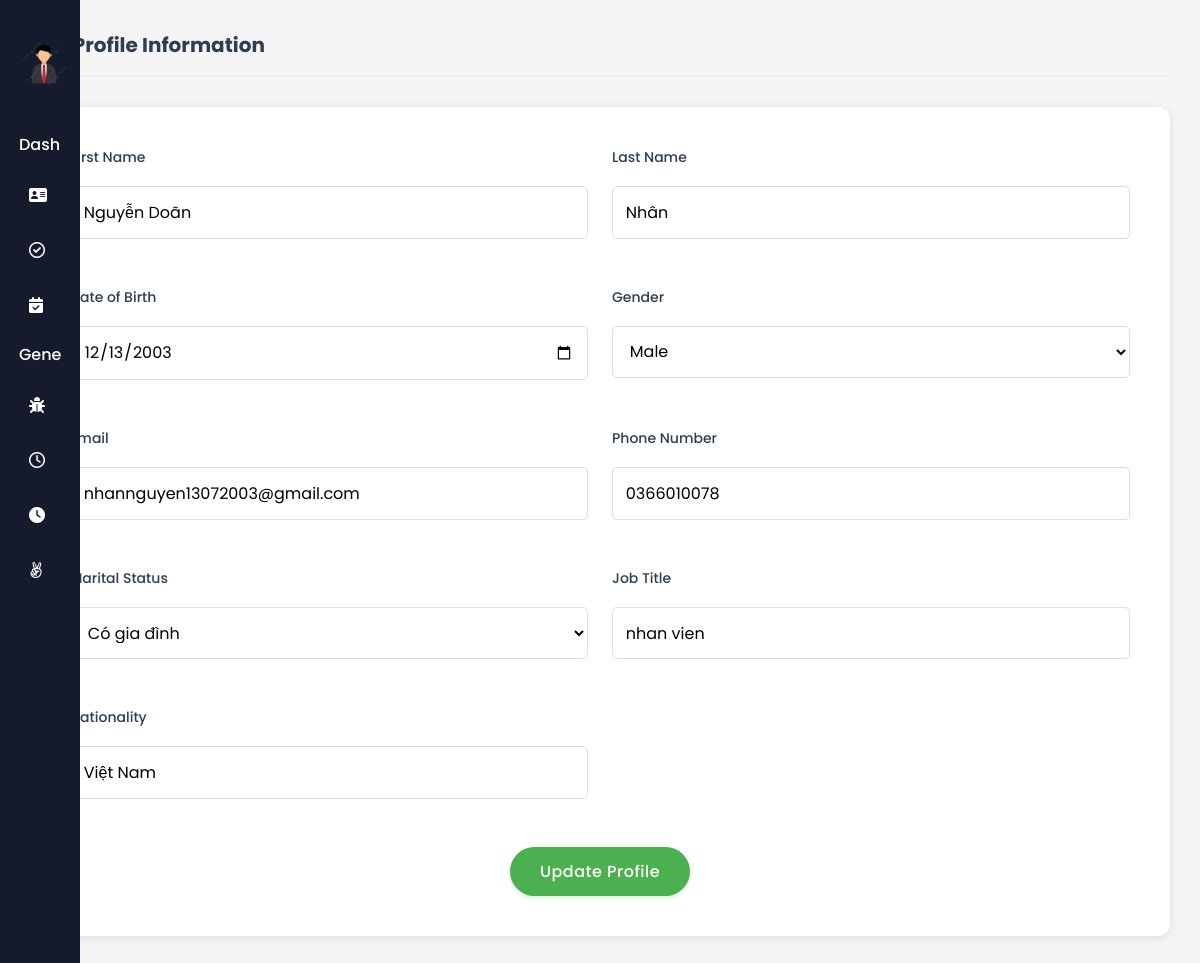
The page /index.php?action=editProfile (signed in) on the database its author committed.
### tables this page shows
CREATE TABLE `employee` (
  `EmployeeID` int(11) NOT NULL,
  `Username` varchar(50) NOT NULL,
  `Password` varchar(100) NOT NULL,
  `FirstName` varchar(50) DEFAULT NULL,
  `LastName` varchar(50) DEFAULT NULL,
  `DateOfBirth` date DEFAULT NULL,
  `Gender` enum('male','female','other') DEFAULT NULL,
  `IdentityNumber` varchar(20) DEFAULT NULL,
  `IdentityIssuedDate` date DEFAULT NULL,
  `IdentityIssuedPlace` varchar(100) DEFAULT NULL,
  `Email` varchar(100) DEFAULT NULL,
  `PhoneNumber` varchar(20) DEFAULT NULL,
  `MaritalStatus` enum('Có gia đình','Độc thân') DEFAULT NULL,
  `Hometown` varchar(100) DEFAULT NULL,
  `PlaceOfBirth` varchar(100) DEFAULT NULL,
  `Nationality` varchar(50) DEFAULT NULL,
  `Role` enum('giam doc','nhan vien','ke toan') DEFAULT NULL,
  `HourlyRate` decimal(10,2) NOT NULL
);

### controllers/UserController.php (called while the page is built, shortened)
<?php
require_once 'models/UserModel.php';
class UserController {
    private $userModel;
    public function __construct($pdo) {
        $this->userModel = new UserModel($pdo);
    }
    public function editProfile() {
        $employeeID = $_SESSION['id'];
        $userInfo = $this->userModel->getUserInfo($employeeID);
        include 'views/editProfile.php';
    }
}
?>

### models/UserModel.php (called while the page is built, shortened)
<?php
class UserModel {
    protected $pdo;
    public function __construct($pdo) {
        $this->pdo = $pdo;
    }
    public function getUserInfo($employeeID) {
        $sql = "SELECT * FROM employee WHERE EmployeeID = :employeeID";
        $stmt = $this->pdo->prepare($sql);
        $stmt->bindParam(':employeeID', $employeeID);
        $stmt->execute();
        return $stmt->fetch(PDO::FETCH_ASSOC);
    }
}
?>

### views/editProfile.php (the view, shortened to what this page needs)
<!DOCTYPE html>
<html lang="en">
<head>
    <link rel="stylesheet" href="assets/css/employee.css" />
    <link
      rel="stylesheet"
      href="https://cdnjs.cloudflare.com/ajax/libs/font-awesome/6.0.0-beta3/css/all.min.css"
    />
</head>
<body>
            <?php
                if ($_SESSION['role'] === 'nhan vien') {
                    include 'views/layouts/sidebar.php';
                } else if ($_SESSION['role'] === 'giam doc') {
                    include 'views/layouts/sidebar_director.php';
                } else {
                    include 'views/layouts/sidebar_accountant.php';
                }
        ?>
    <div class="main-content">
    <h2>Edit Profile Information</h2>
    <form method="POST" action="index.php?action=update_Profile" class="personal-info-form">
        <div class="form-row">
        <div class="form-group">
            <label for="first-name">First Name</label>
            <input type="text" id="first-name" name="FirstName" value="<?php echo htmlspecialchars($userInfo['FirstName']); ?>" required>
        </div>
        <div class="form-group">
            <label for="last-name">Last Name</label>
            <input type="text" id="last-name" name="LastName" value="<?php echo htmlspecialchars($userInfo['LastName']); ?>" required>
        </div>
        </div>
        <div class="form-row">
        <div class="form-group">
            <label for="dob">Date of Birth</label>
            <input type="date" id="dob" name="DateOfBirth" value="<?php echo htmlspecialchars($userInfo['DateOfBirth']); ?>" required>
        </div>
        <div class="form-group">
            <label for="gender">Gender</label>
            <select id="gender" name="Gender" required>
            <option value="male" <?php echo ($userInfo['Gender'] == 'male') ? 'selected' : ''; ?>>Male</option>
            </select>
        </div>
        </div>
        <div class="form-row">
        <div class="form-group">
            <label for="email">Email</label>
            <input type="email" id="email" name="Email" value="<?php echo htmlspecialchars($userInfo['Email']); ?>" required>
        </div>
        <div class="form-group">
            <label for="phone">Phone Number</label>
            <input type="tel" id="phone" name="PhoneNumber" pattern="^[0-9]{10}$" title="Phone number must be 10 digits"  value="<?php echo htmlspecialchars($userInfo['PhoneNumber']); ?>" required>
        </div>
        </div>
        <div class="form-row">
        <div class="form-group">
            <label for="marital-status">Marital Status</label>
            <select id="marital-status" name="MaritalStatus" required>
            <option value="Có gia đình" <?php echo ($userInfo['MaritalStatus'] == 'Có gia đình') ? 'selected' : ''; ?>>Có gia đình</option>
            </select>
        </div>
        <div class="form-group">
            <label for="role">Job Title</label>
            <input type="text" id="role" name="Role" value="<?php echo htmlspecialchars($userInfo['Role']); ?>" readonly>
        </div>
        </div>
        <div class="form-row">
        <div class="form-group">
            <label for="nationality">Nationality</label>
            <input type="text" id="nationality" name="Nationality" value="<?php echo htmlspecialchars($userInfo['Nationality']); ?>" required>
        </div>
        </div>
        <button type="submit" class="update-button">Update Profile</button>
    </form>
    </div>
</body>
</html>

### assets/css/employee.css (style rules this page uses)
* { margin: 0; padding: 0; box-sizing: border-box; font-family: "Poppins", sans-serif; }
body { min-height: 100vh; background: #f0f4ff; font-family: Arial, sans-serif; margin: 0; padding: 0; background-color: #f5f5f5; }
.main-content { padding: 30px; max-width: 1200px; margin: 0 auto; }
.personal-info-form { background: white; padding: 40px; border-radius: 12px; box-shadow: 0 2px 10px rgba(0, 0, 0, 0.1); }
h2 { color: #2c3e50; font-size: 20px; margin-bottom: 30px; padding-bottom: 15px; border-bottom: 2px solid #eee; }
.form-row { display: grid; grid-template-columns: repeat(3, 1fr); gap: 30px; margin-bottom: 30px; }
.form-group { display: flex; flex-direction: column; gap: 10px; }
.form-group label { font-weight: 500; color: #4a5568; font-size: 14px; }
.form-group input, .form-group select { width: 100%; padding: 12px 15px; border: 1px solid #e2e8f0; border-radius: 8px; font-size: 14px; transition: all 0.3s ease; background-color: #f8fafc; }
.form-group { margin-bottom: 1.5rem; }
.form-group label { display: flex; align-items: center; gap: 0.5rem; margin-bottom: 0.5rem; color: #2c3e50; }
.form-group input[type="date"], .form-group textarea { width: 100%; padding: 0.8rem; border: 1px solid #ddd; border-radius: 5px; font-size: 1rem; }
.form-row { display: grid; grid-template-columns: repeat(2, 1fr); gap: 1.5rem; margin-bottom: 1.5rem; }
.form-group input, .form-group select, .form-group textarea { width: 100%; padding: 0.8rem; border: 1px solid #ddd; border-radius: 5px; font-size: 1rem; background: #fff; }
.form-group input, .form-group select, .form-group textarea { width: 100%; padding: 0.8rem; border: 1px solid #ddd; border-radius: 5px; font-size: 1rem; }

### assets/css/sidebar.css (style rules this page uses)
* { margin: 0; padding: 0; box-sizing: border-box; font-family: "Poppins", sans-serif; }
body { min-height: 100vh; background: #f0f4ff; font-family: Arial, sans-serif; margin: 0; padding: 0; background-color: #f5f5f5; }

### views/editProfile.php (style rules this page uses)
.update-button { background-color: #4CAF50; color: white; padding: 12px 30px; border: none; border-radius: 25px; font-size: 16px; font-weight: 500; cursor: pointer; transition: all 0.3s ease; box-shadow: 0 2px 5px rgba(76, 175, 80, 0.2); margin-top: 20px; display: block; margin-left: auto; margin-right: auto; letter-spacing: 0.5px; }

### rows shown on the page
employee: FirstName "Nguyễn Doãn", LastName "Nhân", DateOfBirth "12/13/2003", Email "nhannguyen13072003@gmail.com", PhoneNumber "0366010078", MaritalStatus "Có gia đình", Role "nhan vien", Nationality "Việt Nam"
